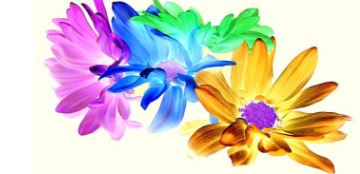
#> input picture flower.JPG, 360 x 174 px, found by its file name
$ jupyter execute Week04.ipynb
#> lines starting #> are read from the running program, lines starting #| are printed output that depends on the picture; after the words box and inside, x2 and y2 are one past the last pixel; in counts of white or black regions, pixels touching at a corner belong together
[cell 1]
import cv2
import numpy as np
import matplotlib.pylab as plt

[cell 2]
im_gray = cv2.imread('flower.jpg', cv2.IMREAD_GRAYSCALE)
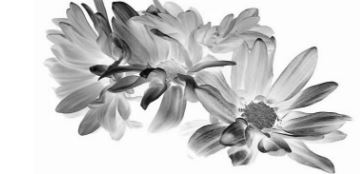
#> im_gray: shape (174, 360); min 2, max 255, mean 205.8
(thresh, im_bw) = cv2.threshold(im_gray, 128, 255,cv2.THRESH_BINARY | cv2.THRESH_OTSU)
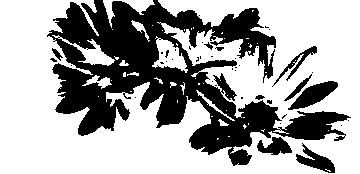
#> im_bw: shape (174, 360); 65.1% white; 43 black regions (33 under 20 px), largest, box (x1, y1, x2, y2) and area: (47, 0, 351, 166) 19631, (288, 81, 338, 110) 665, (296, 143, 335, 173) 476
#> thresh = 190
im_bw = cv2.threshold(im_gray, thresh, 255, cv2.THRESH_BINARY)[1]
cv2.imwrite('bw_flower.jpg',im_bw)
plt.imshow(im_bw, cmap='gray')

[cell 3]
im = cv2.imread('bw_flower.jpg')
#> im: shape (174, 360, 3); min 0, max 255, mean 166.1
kernel = np.ones((5,5),np.uint8)
erosion = cv2.erode(im,kernel,iterations = 1)
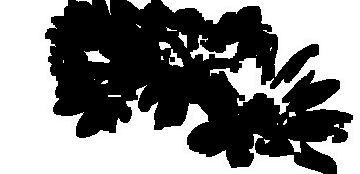
#> erosion: shape (174, 360, 3); min 0, max 255, mean 128.3
cv2.imshow("image",erosion)
cv2.waitKey(0)
cv2.destroyAllWindows()
plt.imshow(erosion)

[cell 4]
im = cv2.imread('bw_flower.jpg')
kernel = np.ones((5,5),np.uint8)
dilation = cv2.dilate(im,kernel,iterations = 1)
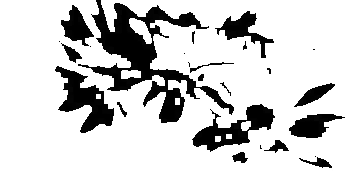
#> dilation: shape (174, 360, 3); min 0, max 255, mean 207.3
cv2.imshow("image",dilation)
cv2.waitKey(0)
cv2.destroyAllWindows()
plt.imshow(dilation)

[cell 5]
im = cv2.imread('bw_flower.jpg')
kernel = np.ones((5,5),np.uint8)
opening = cv2.morphologyEx(im, cv2.MORPH_OPEN,kernel)
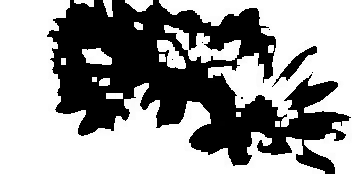
#> opening: shape (174, 360, 3); min 0, max 255, mean 154.2
cv2.imshow("image",erosion)
cv2.waitKey(0)
cv2.destroyAllWindows()
plt.imshow(opening)

[cell 6]
im = cv2.imread('bw_flower.jpg')
kernel = np.ones((5,5),np.uint8)
closing = cv2.morphologyEx(im, cv2.MORPH_CLOSE,kernel)
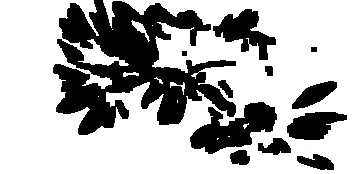
#> closing: shape (174, 360, 3); min 0, max 255, mean 176.8
cv2.imshow("image",erosion)
cv2.waitKey(0)
cv2.destroyAllWindows()
plt.imshow(closing)

[cell 7]
im = cv2.imread('bw_flower.jpg')
kernel = np.ones((5,5),np.uint8)
tophat = cv2.morphologyEx(im, cv2.MORPH_TOPHAT,kernel)
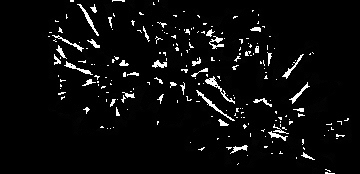
#> tophat: shape (174, 360, 3); min 0, max 255, mean 11.9
cv2.imshow("image",erosion)
cv2.waitKey(0)
cv2.destroyAllWindows()
plt.imshow(tophat)

[cell 8]
im = cv2.imread('bw_flower.jpg')
kernel = np.ones((5,5),np.uint8)
blackhat = cv2.morphologyEx(im, cv2.MORPH_BLACKHAT,kernel)
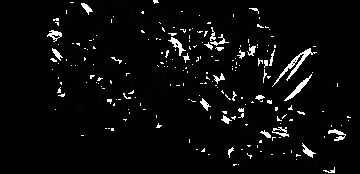
#> blackhat: shape (174, 360, 3); min 0, max 255, mean 10.7
cv2.imshow("image",erosion)
cv2.waitKey(0)
cv2.destroyAllWindows()
plt.imshow(blackhat)

[cell 9]
from skimage import morphology, filters
from skimage import data
import matplotlib.image as mpimg

[cell 10]
im = mpimg.imread('bw_flower.jpg')
#> im: shape (174, 360); min 0, max 255, mean 166.1
binary = im > filters.threshold_otsu(im)
np.unique(binary)
#> Out = [False, True]

[cell 11]
skeleton = morphology.skeletonize(binary)
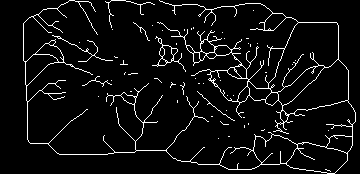
#> skeleton: shape (174, 360) bool; 5.9% white in thin lines or dots
fig,axes = plt.subplots(nrows=1, ncols=2, figsize=(12,12), sharex=True, sharey=True)
ax = axes.ravel()

ax[0].imshow(im)
ax[0].axis('off')
ax[0].set_title('original', fontsize=20)

ax[1].imshow(skeleton)
ax[1].axis('off')
ax[1].set_title('skeleton', fontsize=20)

fig.tight_layout()
plt.imshow(skeleton,cmap='gray')

[cell 12]
thinned = morphology.thin(binary)
#> thinned: shape (174, 360) bool; 5.9% white in thin lines or dots
thinned_partial = morphology.thin(binary, max_iter=25)
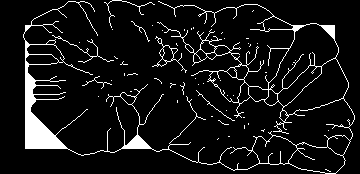
#> thinned_partial: shape (174, 360) bool; 8.4% white; 53 white regions (46 under 20 px), largest, box (x1, y1, x2, y2) and area: (23, 1, 355, 174) 4652, (152, 36, 187, 73) 132, (52, 35, 114, 63) 106
fig,axes = plt.subplots(nrows=1, ncols=2, figsize=(12,12), sharex=True, sharey=True)
ax = axes.ravel()

ax[0].imshow(im)
ax[0].axis('off')
ax[0].set_title('original', fontsize=20)

ax[1].imshow(thinned)
ax[1].axis('off')
ax[1].set_title('thinned', fontsize=20)

fig.tight_layout()
plt.imshow(thinned,cmap='gray')

[cell 13]
fig,axes = plt.subplots(2, 2, figsize=(8,8), sharex=True, sharey=True)
ax = axes.ravel()

ax[0].imshow(binary, cmap=plt.cm.gray)
ax[0].axis('off')
ax[0].set_title('original', fontsize=20)

ax[1].imshow(skeleton, cmap=plt.cm.gray)
ax[1].axis('off')
ax[1].set_title('skeleton', fontsize=20)

ax[2].imshow(thinned, cmap=plt.cm.gray)
ax[2].axis('off')
ax[2].set_title('thinned', fontsize=20)

ax[3].imshow(thinned_partial, cmap=plt.cm.gray)
ax[3].axis('off')
ax[3].set_title('partially thinned', fontsize=20)

fig.tight_layout()
plt.show()

[cell 14]
convexhull = morphology.convex_hull_image(binary)
#> convexhull: shape (174, 360) bool; every value is 1
fig,axes = plt.subplots(nrows=1, ncols=2, figsize=(12,12), sharex=True, sharey=True)
ax = axes.ravel()

ax[0].imshow(im, cmap='gray')
ax[0].axis('off')
ax[0].set_title('original', fontsize=20)

ax[1].imshow(convexhull)
ax[1].axis('off')
ax[1].set_title('convexhull', fontsize=20)

fig.tight_layout()
plt.imshow(convexhull,cmap='gray')

$ run again, with butterfly.JPG copied over flower.JPG
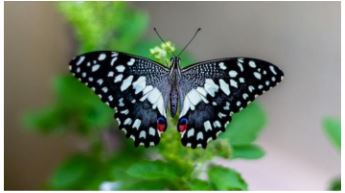
#> input picture butterfly.JPG, 345 x 193 px, found by its file name
#> `(thresh, im_bw) = cv2.threshold(im_gray, 128, 255,cv2.THRESH_BINARY | ..`:
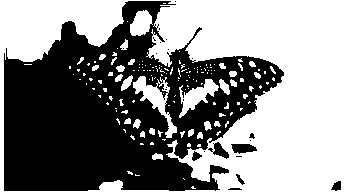
#> im_bw: shape (193, 345); 53.5% white; 23 black regions (15 under 20 px), largest, box (x1, y1, x2, y2) and area: (4, 1, 284, 191) 30389, (231, 144, 257, 154) 188, (208, 142, 229, 159) 157
#> thresh = 116
#> Out = [False, True]
#> skeleton: shape (193, 345) bool; 4.1% white in thin lines or dots
#> thinned: shape (193, 345) bool; 4.1% white in thin lines or dots
#> `thinned_partial = morphology.thin(binary, max_iter=25)`:
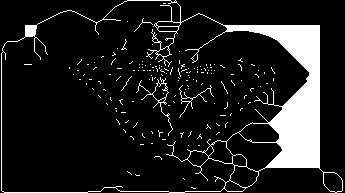
#> thinned_partial: shape (193, 345) bool; 12% white; 158 white regions (154 under 20 px), largest, box (x1, y1, x2, y2) and area: (1, 0, 343, 193) 7152, (136, 77, 173, 136) 168, (179, 85, 214, 118) 104, (134, 18, 153, 32) 24
#> convexhull: shape (193, 345) bool; every value is 1
